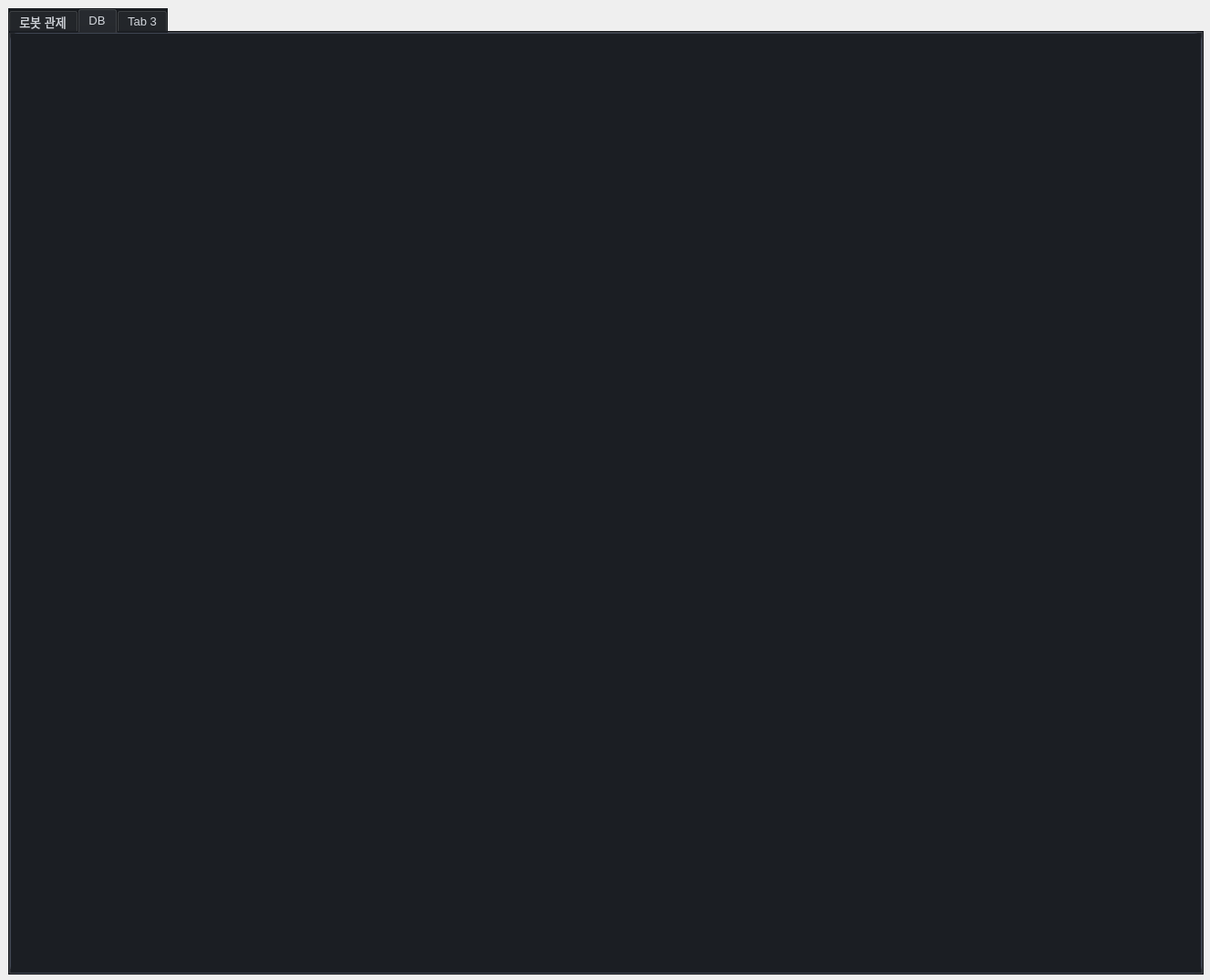
<?xml version="1.0" encoding="UTF-8"?>
<ui version="4.0">
 <class>MainWidget</class>
 <widget class="QWidget" name="MainWidget">
  <property name="geometry">
   <rect>
    <x>0</x>
    <y>0</y>
    <width>1327</width>
    <height>1075</height>
   </rect>
  </property>
  <property name="windowTitle">
   <string>MainWidget</string>
  </property>
  <widget class="QTabWidget" name="tabWidget">
   <property name="geometry">
    <rect>
     <x>9</x>
     <y>9</y>
     <width>1311</width>
     <height>1061</height>
    </rect>
   </property>
   <property name="styleSheet">
    <string notr="true">/* ============================================================
   1. 전역 스타일 및 배경 설정
   ============================================================ */
QWidget {
    background-color: #1b1e23;
    color: #d1d5db;
    font-family: &quot;Segoe UI&quot;, &quot;Malgun Gothic&quot;, &quot;Consolas&quot;, sans-serif;
    font-size: 13px;
}

/* ============================================================
   2. 컨테이너 (GroupBox &amp; QFrame 카드 디자인)
   ============================================================ */
QGroupBox {
    background-color: #242930;
    border: 1px solid #323842;
    border-radius: 12px;
    margin-top: 25px;
    font-weight: 800;
    letter-spacing: 1px;
}

QGroupBox::title {
    subcontrol-origin: margin;
    subcontrol-position: top left;
    left: 15px;
    padding: 0 12px;
    color: #00f2ff;
    background-color: transparent;
}

QFrame {
    background-color: #2c313a;
    border: 1px solid #3e4451;
    border-radius: 8px;
}

QFrame:hover {
    border: 1px solid #26c6da;
    background-color: #353b45;
}

/* ============================================================
   3. 로봇 선택 타겟 셀렉터 (Target Selector)
   ============================================================ */
QRadioButton {
    background-color: #313742;
    color: #90a4ae;
    border: 1px solid #3e4551;
    border-radius: 6px;
    padding: 6px 12px;
    font-weight: bold;
    min-width: 80px;
}

QRadioButton::indicator {
    width: 0px; 
}

QRadioButton:hover {
    border: 1px solid #00f2ff;
    color: white;
}

QRadioButton:checked {
    background-color: #1e2e3a;
    border: 2px solid #00f2ff;
    color: #00f2ff;
}

/* ============================================================
   4. 일반 및 제어 버튼 디자인
   ============================================================ */
QPushButton {
    background-color: #313742;
    border: 1px solid #3e4551;
    border-radius: 6px;
    padding: 10px;
    font-weight: 600;
    color: #eceff1;
}

QPushButton:hover {
    background-color: #3a4250;
    border: 1px solid #00f2ff;
    color: #ffffff;
}

QPushButton:pressed {
    background-color: #00f2ff;
    color: #1b1e23;
}

QPushButton[objectName^=&quot;pPB&quot;] {
    background-color: #2c323d;
    font-size: 15px;
    border-radius: 8px;
}

#pPBStop {
    background-color: #3d2b2e;
    border: 2px solid #ff4d4d;
    color: #ff4d4d;
    font-weight: 900;
}

#pPBStop:hover {
    background-color: #ff4d4d;
    color: white;
}

/* ============================================================
   5. 물류 핵심 작업 및 자율주행 제어 버튼
   ============================================================ */
/* 적재 LOAD */
QPushButton[objectName$=&quot;Load&quot;] {
    border: 1px solid #00c853;
    color: #00c853;
    background-color: #1e2e26;
    font-size: 14px;
}

QPushButton[objectName$=&quot;Load&quot;]:hover {
    background-color: #00c853;
    color: #1b1e23;
}

/* 하역 UNLOAD */
QPushButton[objectName$=&quot;Unload&quot;] {
    border: 1px solid #ffab00;
    color: #ffab00;
    background-color: #2e281e;
    font-size: 14px;
}

QPushButton[objectName$=&quot;Unload&quot;]:hover {
    background-color: #ffab00;
    color: #1b1e23;
}

/* 자율주행 STOP 버튼 (강렬한 레드 테마) */
#btnStopNavi {
    background-color: #3d2b2e; /* 어두운 레드 배경 */
    border: 2px solid #ff4d4d;
    color: #ff4d4d;
    font-size: 14px;
    font-weight: 800;
}

#btnStopNavi:hover {
    background-color: #ff4d4d;
    color: #ffffff;
}

#btnStopNavi:pressed {
    background-color: #b33636;
    color: #eceff1;
}

/* ============================================================
   6. 라벨 스타일 및 데이터 박스 통합 (Voltage/Value)
   ============================================================ */
QLabel {
    qproperty-alignment: 'AlignCenter'; 
    font-weight: bold;
    color: #90a4ae; 
    margin-bottom: 5px;
    background-color: transparent;
    border: none;
}

QLabel[objectName*=&quot;Voltage&quot;] {
    color: #00f2ff;
    font-family: &quot;Consolas&quot;, monospace;
}

QLabel[objectName*=&quot;Value&quot;] {
    color: #00f2ff;
    font-family: &quot;Consolas&quot;, monospace;
    font-size: 15px;
    font-weight: bold;
    background-color: #121417;
    border: 1px solid #323842;
    border-radius: 6px;
    padding: 5px;
    min-height: 25px;
}

/* ============================================================
   7. 기타 입력 위젯 및 프로그레스 바
   ============================================================ */
QCheckBox {
    font-weight: bold;
    color: #00f2ff;
}

QCheckBox::indicator {
    width: 20px;
    height: 20px;
    border-radius: 4px;
    border: 1px solid #3e4551;
    background-color: #1b1e23;
}

QCheckBox::indicator:checked {
    background-color: #00f2ff;
}

QComboBox {
    background-color: #1b1e23;
    border: 1px solid #3e4551;
    border-radius: 4px;
    padding: 5px;
    color: #d1d5db;
}

QProgressBar {
    background-color: #121417;
    border: 1px solid #323842;
    border-radius: 6px;
    text-align: center;
    color: white;
    font-weight: bold;
}

QProgressBar::chunk {
    background-color: qlineargradient(x1:0, y1:0, x2:1, y2:0, 
                        stop:0 #00c6ff, stop:1 #00f2ff);
    border-radius: 5px;
}</string>
   </property>
   <property name="currentIndex">
    <number>1</number>
   </property>
   <widget class="QWidget" name="pTab1">
    <attribute name="title">
     <string>로봇 관제</string>
    </attribute>
   </widget>
   <widget class="QWidget" name="pTab2">
    <attribute name="title">
     <string>DB</string>
    </attribute>
   </widget>
   <widget class="QWidget" name="pTab3">
    <attribute name="title">
     <string>Tab 3</string>
    </attribute>
   </widget>
  </widget>
 </widget>
 <resources/>
 <connections/>
</ui>
